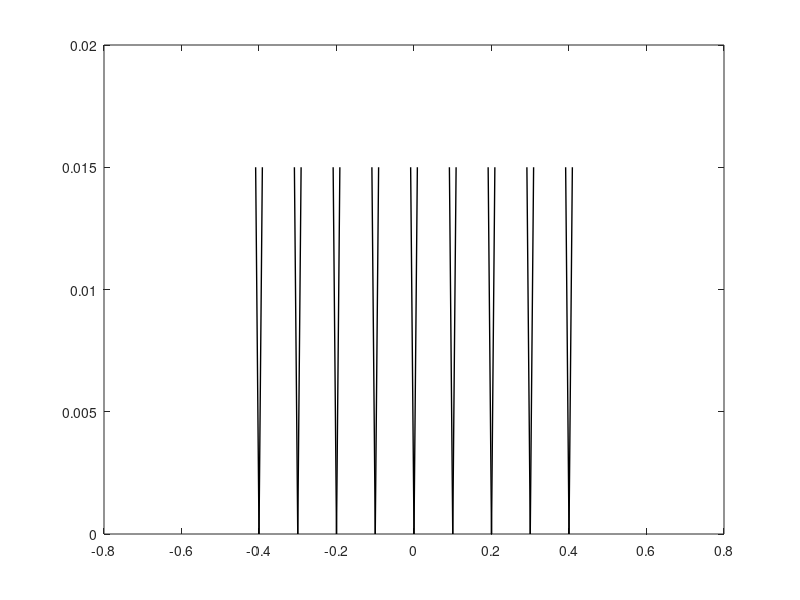

MATLAB code for this plot: (Note: this script raises an error after producing the figure.)
function terntick;
% TERNTICK - Ternary tick marks.

% tick marks
ya = zeros([3,9]);
ya([1 3],:) = 0.015;
xa(2,:) = [-0.4:0.1:0.4];
xa(1,:) = xa(2,:) + ya(1,:)/tan(pi/3);
xa(3,:) = xa(2,:) - ya(1,:)/tan(pi/3);

plot(xa,ya,'k-','LineWidth',1);
[a,b,c] = xy2tern(xa,ya);
[xb,yb] = tern2xy(b,a,c);
plot(xb,yb,'k-','LineWidth',1);
[xc,yc] = tern2xy(c,b,a);
plot(xc,yc,'k-','LineWidth',1);

return
